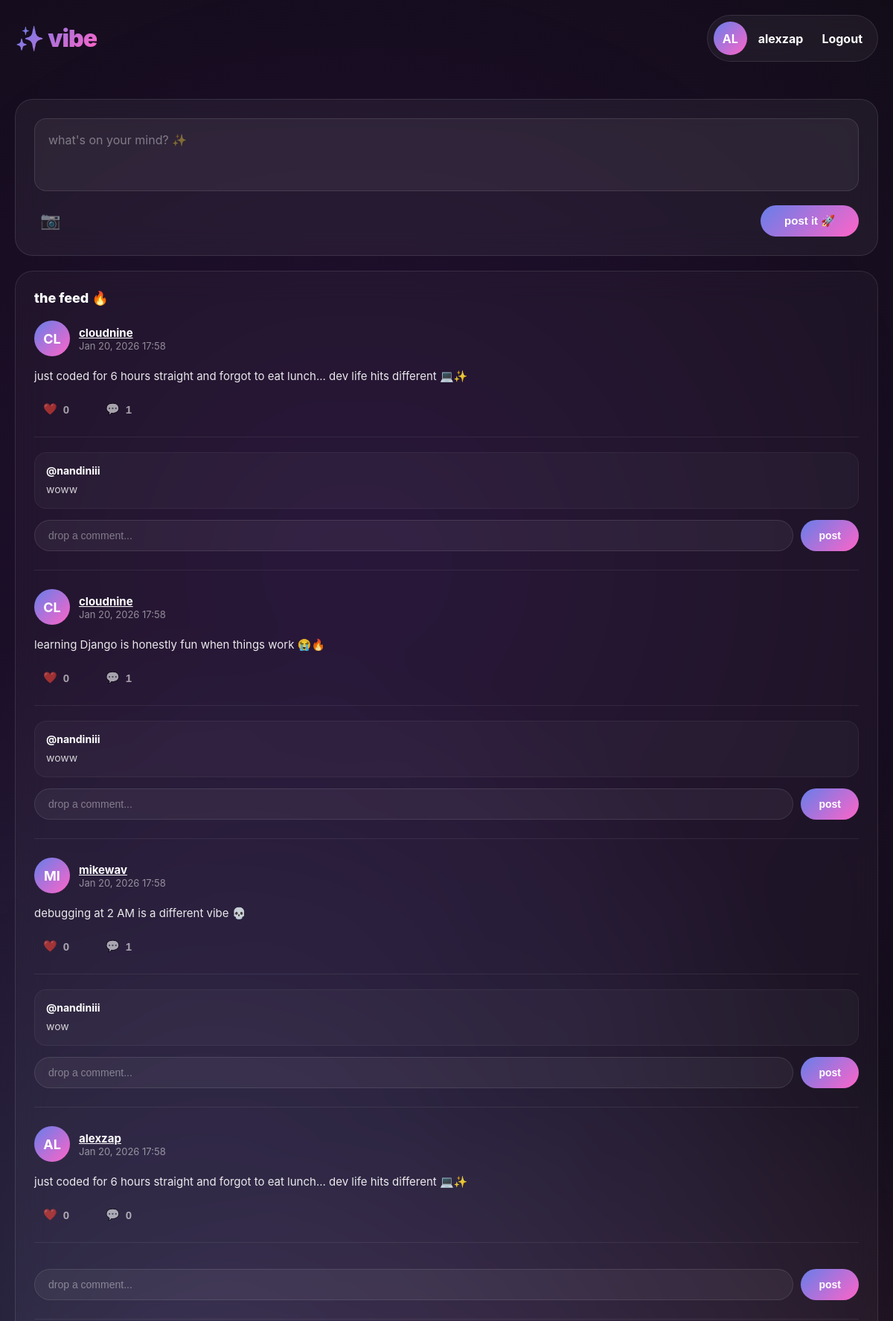
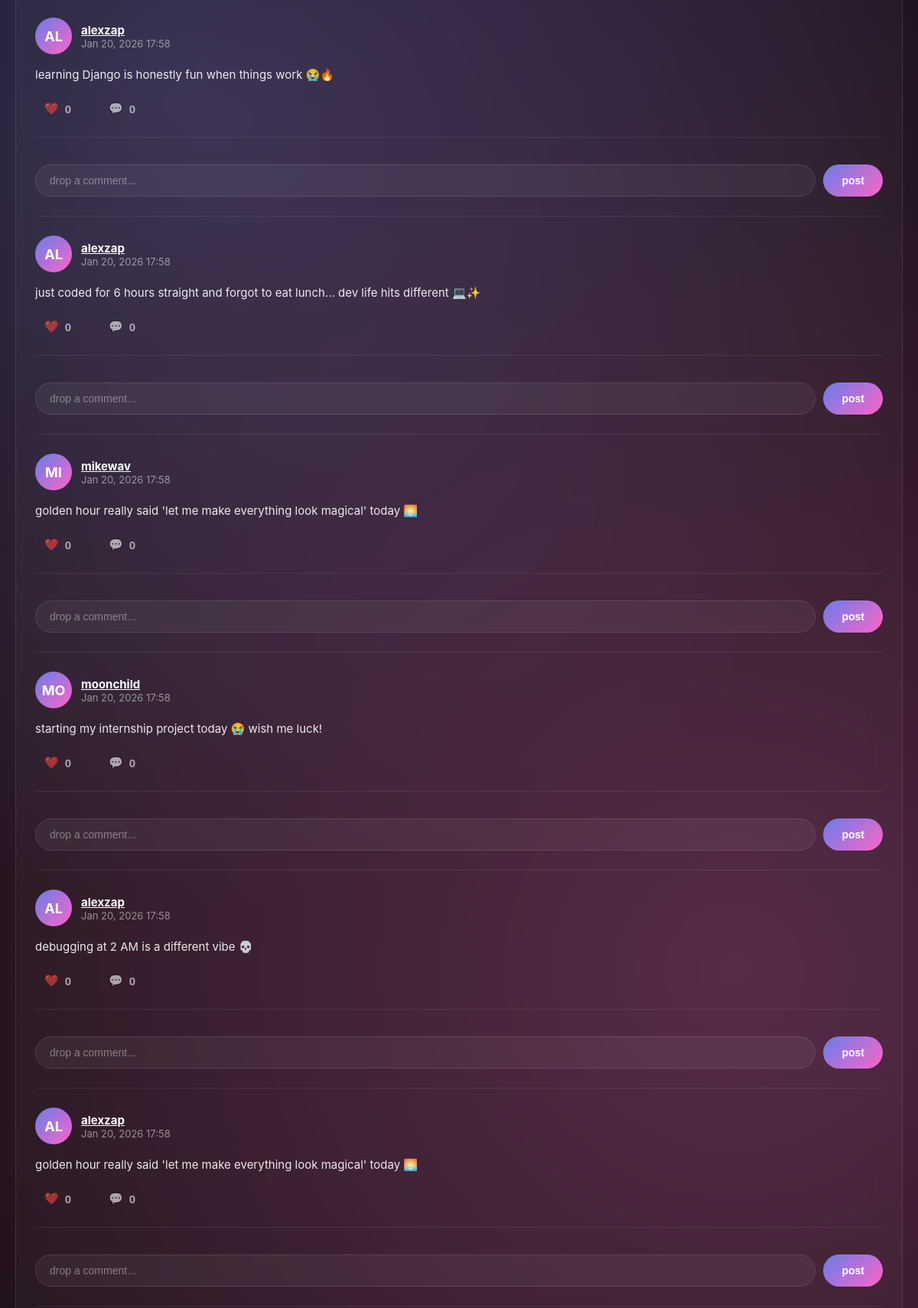
/ (signed in, upper part), run on the app's committed database (2 pictures, top to bottom).
### core/models.py (models this page shows, shortened)
class Post(models.Model):
    user = models.ForeignKey(User, on_delete=models.CASCADE, related_name="posts")
    content = models.TextField(blank=True)
    image = models.ImageField(upload_to="posts/", blank=True, null=True)
    created_at = models.DateTimeField(auto_now_add=True)

class Comment(models.Model):
    post = models.ForeignKey(Post, on_delete=models.CASCADE, related_name="comments")
    user = models.ForeignKey(User, on_delete=models.CASCADE, related_name="comments_made")
    text = models.TextField()
    created_at = models.DateTimeField(auto_now_add=True)

### core/views.py (the view)
# urls.py: path("", views.home, name="home"),
@login_required
def home(request):
    form = PostForm()
    posts = Post.objects.all().order_by("-created_at").annotate(
        like_count=Count("likes"),
        comment_count=Count("comments")
    )
    liked_post_ids = Like.objects.filter(user=request.user).values_list("post_id", flat=True)
    suggested_users = User.objects.exclude(id=request.user.id)[:6]
    followers_count = Follow.objects.filter(following=request.user).count()
    following_count = Follow.objects.filter(follower=request.user).count()
    posts_count = Post.objects.filter(user=request.user).count()
    return render(request, "core/home.html", {
        "form": form,
        "posts": posts,
        "liked_post_ids": liked_post_ids,
        "suggested_users": suggested_users,
        "followers_count": followers_count,
        "following_count": following_count,
        "posts_count": posts_count
    })

### core/forms.py
class PostForm(forms.ModelForm):
    class Meta:
        model = Post
        fields = ["content", "image"]
        widgets = {
            "content": forms.Textarea(attrs={
                "id": "postInput",
                "placeholder": "what's on your mind? ✨",
                "rows": 3
            })
        }

### core/templates/core/home.html (shortened to what this page needs)
{% extends "core/base.html" %}
{% load static %}
{% block content %}
<div class="main-content">
  <div class="feed">
    <div class="card create-post">
      <form method="POST" action="{% url 'create_post' %}" enctype="multipart/form-data">
        {{ form.content }}
        <div class="post-actions-bar">
          <label for="imageUpload">
            <button type="button" class="icon-btn" onclick="document.getElementById('imageUpload').click()">
              📷
            </button>
          </label>
          <button class="btn" type="submit">post it 🚀</button>
        </div>
      </form>
    </div>
    <div class="card">
      <h2 class="section-title">the feed 🔥</h2>
      <div id="postsContainer">
        {% for post in posts %}
          <div class="post">
            <div class="post-header">
              <div class="post-avatar">{{ post.user.username|slice:":2"|upper }}</div>
              <div class="post-info">
                <div class="post-author">
                  <a href="{% url 'profile' post.user.username %}" style="color: white;">
                    {{ post.user.username }}
                  </a>
                </div>
                <div class="post-time">{{ post.created_at|date:"M d, Y H:i" }}</div>
              </div>
            </div>
            <div class="post-content">
              {{ post.content }}
            </div>
            <div class="post-actions">
              <button
                class="action-btn like-btn"
                type="button"
                data-post-id="{{ post.id }}"
                data-liked="{% if post.id in liked_post_ids %}true{% else %}false{% endif %}">
                ❤️ <span id="like-count-{{ post.id }}">{{ post.like_count }}</span>
              </button>
              <button class="action-btn" type="button">
                💬 <span id="comment-count-{{ post.id }}">{{ post.comment_count }}</span>
              </button>
            </div>
            <div class="comments" id="comments-{{ post.id }}">
              {% for c in post.comments.all %}
                <div class="comment">
                  <div class="comment-author">@{{ c.user.username }}</div>
                  <div class="comment-text">{{ c.text }}</div>
                </div>
              {% endfor %}
            </div>
            <div class="comment-input">
              <input type="text" id="comment-input-{{ post.id }}" placeholder="drop a comment...">
              <button class="comment-btn" type="button" onclick="addComment('{{ post.id }}')">
                post
              </button>
            </div>
          </div>
        {% empty %}
          <p style="text-align: center; color: rgba(255,255,255,0.5); padding: 40px 0;">
            no posts yet... be the first to drop something 👀
          </p>
        {% endfor %}
      </div>
    </div>
  </div>
</div>
{% endblock %}

### core/templates/core/base.html (shortened to what this page needs)
{% load static %}
<!DOCTYPE html>
<html lang="en">
<head>
  <link rel="stylesheet" href="{% static 'core/style.css' %}">
</head>
<body>
  <div class="bg-gradient"></div>
  <div class="container">
    <div class="header">
      <div class="logo">✨ vibe</div>
      <div class="user-info">
        <div class="avatar" id="currentUserAvatar">
          {{ request.user.username|slice:":2"|upper }}
        </div>
        <span id="currentUserName" style="font-weight: 700;">
          {{ request.user.username }}
        </span>
        <a class="top-link" href="{% url 'logout' %}">Logout</a>
      </div>
    </div>
    {% block content %}{% endblock %}
  </div>
</body>
</html>

### data on the page
Post: user.username "CL", user.username "cloudnine", created_at "Jan 20, 2026 17:58", content "just coded for 6 hours straight and forgot to eat lunch... dev life hits different 💻✨", like_count "0", comment_count "1"
Comment: user.username "nandiniii", text "woww"
Post: user.username "CL", user.username "cloudnine", created_at "Jan 20, 2026 17:58", content "learning Django is honestly fun when things work 😭🔥", like_count "0", comment_count "1"
Comment: user.username "nandiniii", text "woww"
Post: user.username "MI", user.username "mikewav", created_at "Jan 20, 2026 17:58", content "debugging at 2 AM is a different vibe 💀", like_count "0", comment_count "1"
Comment: user.username "nandiniii", text "wow"
Post: user.username "AL", user.username "alexzap", created_at "Jan 20, 2026 17:58", content "just coded for 6 hours straight and forgot to eat lunch... dev life hits different 💻✨", like_count "0", comment_count "0"
Post: user.username "AL", user.username "alexzap", created_at "Jan 20, 2026 17:58", content "learning Django is honestly fun when things work 😭🔥", like_count "0", comment_count "0"
Post: user.username "AL", user.username "alexzap", created_at "Jan 20, 2026 17:58", content "just coded for 6 hours straight and forgot to eat lunch... dev life hits different 💻✨", like_count "0", comment_count "0"
Post: user.username "MI", user.username "mikewav", created_at "Jan 20, 2026 17:58", content "golden hour really said 'let me make everything look magical' today 🌅", like_count "0", comment_count "0"
Post: user.username "MO", user.username "moonchild", created_at "Jan 20, 2026 17:58", content "starting my internship project today 😭 wish me luck!", like_count "0", comment_count "0"
Post: user.username "AL", user.username "alexzap", created_at "Jan 20, 2026 17:58", content "debugging at 2 AM is a different vibe 💀", like_count "0", comment_count "0"
Post: user.username "AL", user.username "alexzap", created_at "Jan 20, 2026 17:58", content "golden hour really said 'let me make everything look magical' today 🌅", like_count "0", comment_count "0"

### other printed values
{{ request.user.username|slice:":2"|upper }} "AL"
{{ request.user.username }} "alexzap"
